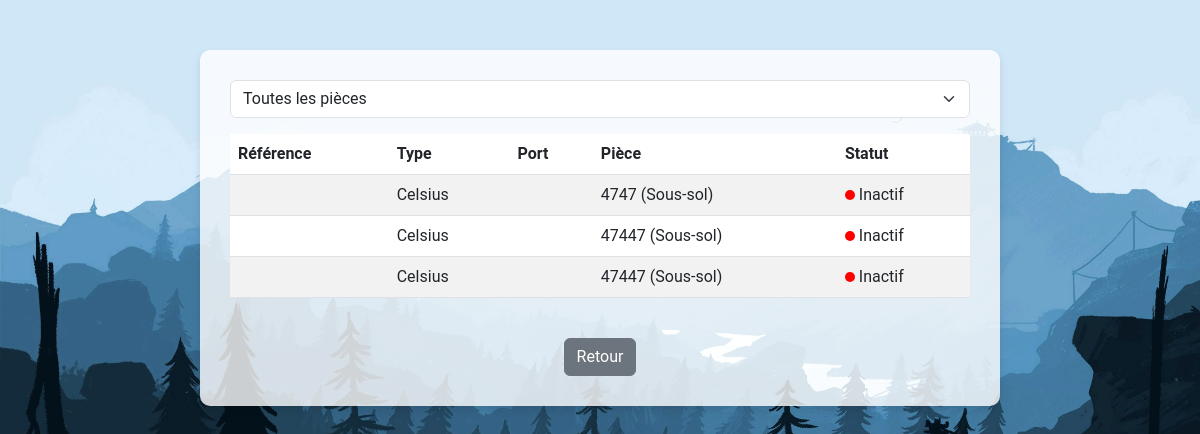
/capteurs/3, run on the app's committed database.
### tables this page shows
CREATE TABLE Capteur ( 
    id_Capteur INTEGER PRIMARY KEY AUTOINCREMENT,
    REFCOMMER TEXT,
    TYPE TEXT NOT NULL,
    DATEINSERTION DATE,
    id_Piece INTEGER, 
    PORTCOMMU TEXT NOT NULL, current_value TEXT, last_updated DATETIME,
    FOREIGN KEY (id_Piece) REFERENCES Piece(id_Piece) ON DELETE SET NULL
);

CREATE TABLE Piece (
    id_Piece INTEGER PRIMARY KEY AUTOINCREMENT,
    NOM TEXT NOT NULL,
    LOCALISATION TEXT,
    id_Logement INTEGER,  
    FOREIGN KEY (id_Logement) REFERENCES Logement(id_Logement) ON DELETE CASCADE
);

### app.py (the view)
@app.route('/capteurs/<int:logement_id>')
def view_capteurs(logement_id):
    conn = get_db_connection()
    try:
        capteurs_query = '''
            SELECT c.REFCOMMER as ref, c.TYPE as type, c.PORTCOMMU as port,
                   c.DATEINSERTION as date_insertion, p.NOM as piece_nom,
                   p.LOCALISATION as piece_localisation, c.current_value as current_value,
                   c.last_updated as last_updated
            FROM Capteur c
            INNER JOIN Piece p ON c.id_Piece = p.id_Piece
            WHERE p.id_Logement = ?
        '''
        capteurs = conn.execute(capteurs_query, (logement_id,)).fetchall()
        capteurs = [dict(row) for row in capteurs]
        for capteur in capteurs:
            last_updated = capteur.get("last_updated")
            if last_updated:
                try:
                    last_updated_time = datetime.strptime(last_updated, "%Y-%m-%d %H:%M:%S").replace(tzinfo=timezone.utc)
                    now = datetime.now(timezone.utc)
                    capteur["is_active"] = (now - last_updated_time) < timedelta(minutes=10)
                    print(f"Capteur {capteur['ref']} - Actif : {capteur['is_active']}")
                except ValueError as ve:
                    print(f"Erreur de conversion de date pour {capteur['ref']}: {ve}")
                    capteur["is_active"] = False
            else:
                print(f"Capteur {capteur['ref']} n'a pas de valeur last_updated.")
                capteur["is_active"] = False
    except Exception as e:
        print(f"Erreur lors de la récupération des données : {e}")
        capteurs = []
    finally:
        conn.close()
    print(f"Liste des capteurs envoyés au frontend : {capteurs}")
    return render_template('capteurs.html', capteurs=capteurs, logement_id=logement_id)

### app.py (called while the page is built)
def get_db_connection():
    conn = sqlite3.connect('base.db', timeout=10, isolation_level=None)
    conn.execute('PRAGMA journal_mode=WAL')
    conn.row_factory = sqlite3.Row
    return conn

### templates/capteurs.html (shortened to what this page needs)
<!DOCTYPE html>
<html lang="en">
<head>
    <link href="https://cdn.jsdelivr.net/npm/bootstrap@5.3.0/dist/css/bootstrap.min.css" rel="stylesheet">
</head>
<body>
    <div class="container content-container">
        <form method="GET" id="filterForm">
            <div class="mb-3">
                <select id="pieceFilter" name="piece_id" class="form-select" onchange="document.getElementById('filterForm').submit();">
                    <option value="all" {% if selected_piece == 'all' %}selected{% endif %}>Toutes les pièces</option>
                </select>
            </div>
        </form>
        <div class="table-container">
            <table class="table table-striped">
                <thead>
                    <tr>
                        <th>Référence</th>
                        <th>Type</th>
                        <th>Port</th>
                        <th>Pièce</th>
                        <th>Statut</th>
                    </tr>
                </thead>
                <tbody>
                    {% if capteurs and capteurs|length > 0 %}
                        {% for capteur in capteurs %}
                        <tr>
                            <td>{{ capteur.ref }}</td>
                            <td>{{ capteur.type }}</td>
                            <td>{{ capteur.port }}</td>
                            <td>{{ capteur.piece_nom }} ({{ capteur.piece_localisation }})</td>
                            <td>
                                {% if capteur.is_active %}
                                    <span class="status-dot active"></span> Actif
                                {% else %}
                                    <span class="status-dot inactive"></span> Inactif
                                {% endif %}
                            </td>
                        </tr>
                        {% endfor %}
                    {% else %}
                        <tr>
                            <td colspan="5" class="text-center">Aucun capteur disponible</td>
                        </tr>
                    {% endif %}
                </tbody>
            </table>
        </div>
        <div class="text-center mt-4">
            <a href="{{ url_for('logement_details', logement_id=logement_id) }}" class="btn btn-secondary">Retour</a>
        </div>
    </div>
</body>
</html>

### data on the page
Capteur: type "Celsius", piece_nom "4747", piece_localisation "Sous-sol"
Capteur: type "Celsius", piece_nom "47447", piece_localisation "Sous-sol"
Capteur: type "Celsius", piece_nom "47447", piece_localisation "Sous-sol"
